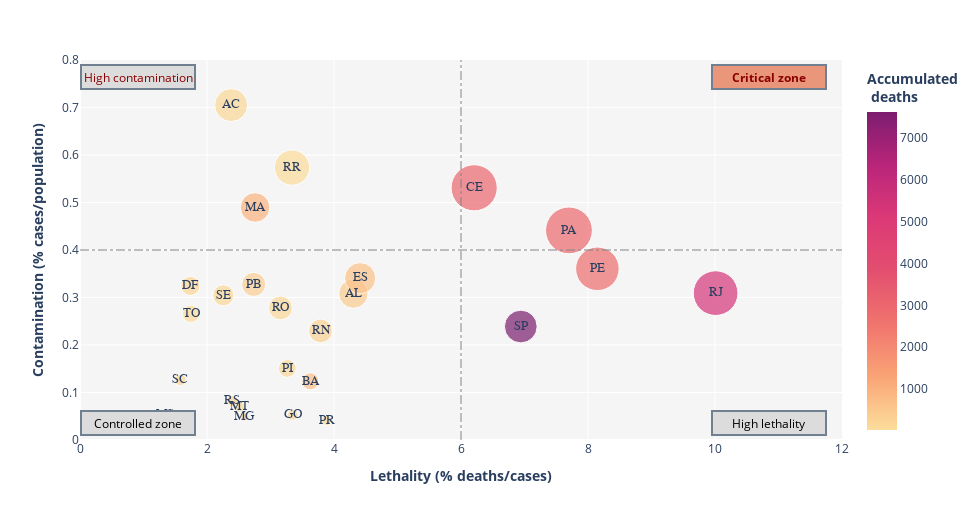

This figure's notebook cell:
### Markdown cell above
#### Generating the Four-Quadrant graphic with English content:

### Code cell
fig = px.scatter(normalCovid, x='lethality_pct', y='contamRate',
                 size='deathRate', color='obitosAcumulado', text='estado',
                 size_max=40, color_continuous_scale='Sunsetdark')

fig.update_traces(textposition='middle center',
                  textfont=dict(family="sans serif",
                                size=13))

fig.update_layout(
    ## Chart general set:
    height=520,
    width=980,
    plot_bgcolor='rgb(245,245,245)',
   # title_text='Relação entre número de casos e letalidade da COVID-19 no Brasil, por estado - 2020.05.22',
    xaxis_title="<b>Lethality (% deaths/cases)</b>",
    yaxis_title="<b>Contamination (% cases/population)</b>",
    hovermode=False,  #Disable the hover information.
    ## Axis ranges:
    xaxis=dict(
        autorange=False,
        range=[0, 12],
        type="linear"
    ),
    yaxis=dict(
        autorange=False,
        range=[0, 0.8],
        type="linear"),
    ## Adjusting the colorbar title:
    coloraxis=dict(
        colorbar=dict(
            title=dict(
                text='<b>Accumulated<br> deaths</b>'
            )
        )),
    ## Vertical and horizontal lines
    shapes=[
        dict(
          type= 'line',
          yref= 'y', y0= 0, y1= 0.8,
          xref= 'x', x0= 6, x1= 6,
          line=dict(
                color="gray",
                width=1,
                dash="dashdot",
                )),
        dict(
          type= 'line',
          yref= 'y', y0= 0.4, y1= 0.4,
          xref= 'x', x0= 0, x1= 12,
          line=dict(
                color="gray",
                width=1,
                dash="dashdot",
                ))
        ],    
    ## Points annotations:
    annotations=[
        go.layout.Annotation(
            text='<b>Critical zone</b>',
            align='center',
            showarrow=False,
            xref='paper',
            yref='paper',
            x=.98,
            y=.99,
            bordercolor='#708090',
            borderwidth=2,
            bgcolor='#E9967A',
            font=dict(
                color='DarkRed'),
            width=110,
            height=20),
        go.layout.Annotation(
            text='High lethality',
            align='center',
            showarrow=False,
            xref='paper',
            yref='paper',
            x=.98,
            y=.01,
            bordercolor='#708090',
            borderwidth=2,
            bgcolor='#DCDCDC',
            font=dict(
                color='black'),
            width=110,
            height=20),
        go.layout.Annotation(
            text='High contamination',
            align='center',
            showarrow=False,
            xref='paper',
            yref='paper',
            x=0,
            y=.99,
            bordercolor='#708090',
            borderwidth=2,
            bgcolor='#DCDCDC',
            font=dict(
                color='DarkRed'),
            width=110,
            height=20),
        go.layout.Annotation(
            text='Controlled zone',
            align='center',
            showarrow=False,
            xref='paper',
            yref='paper',
            x=0,
            y=.01,
            bordercolor='#708090',
            borderwidth=2,
            bgcolor='#DCDCDC',
            font=dict(
                color='black'),
            width=110,
            height=20),
    ]
)

fig.show()

### Figure 1 — Plotly figure (JSON) as saved in the notebook; plotly's stock layout.template omitted (floating-point values rounded to 4 significant figures)
{"data": [{"hovertemplate": "lethality_pct=%{x}<br>contamRate=%{y}<br>deathRate=%{marker.size}<br>estado=%{text}<br>obitosAcumulado=%{marker.color}<extra></extra>", "legendgroup": "", "marker": {"color": [156, 148, 2052, 116, 2923, 222, 73, 955, 161, 3010, 305, 360, 2807, 443, 158, 667, 271, 604, 5344, 7615, 182, 143, 224, 20, 61, 124, 170], "coloraxis": "coloraxis", "size": [0.008778, 0.01678, 0.04951, 0.01915, 0.03398, 0.02625, 0.004641, 0.0135, 0.004919, 0.03296, 0.008697, 0.008959, 0.02937, 0.01327, 0.006873, 0.004485, 0.00128, 0.01503, 0.03095, 0.01658, 0.001592, 0.001996, 0.001969, 0.0007197, 0.001751, 0.001767, 0.005638], "sizemode": "area", "sizeref": 3.094e-05, "symbol": "circle"}, "mode": "markers+text", "name": "", "orientation": "v", "showlegend": false, "text": ["RO", "AC", "AM", "RR", "PA", "AP", "TO", "MA", "PI", "CE", "RN", "PB", "PE", "AL", "SE", "BA", "MG", "ES", "RJ", "SP", "PR", "SC", "RS", "MS", "MT", "GO", "DF"], "textfont": {"family": "sans serif", "size": 13}, "textposition": "middle center", "type": "scatter", "x": [3.157, 2.38, 4.959, 3.339, 7.7, 2.312, 1.748, 2.757, 3.265, 6.208, 3.788, 2.735, 8.148, 4.306, 2.257, 3.627, 2.59, 4.412, 10.01, 6.942, 3.883, 1.582, 2.4, 1.343, 2.511, 3.35, 1.738], "xaxis": "x", "y": [0.2781, 0.7052, 0.9984, 0.5735, 0.4413, 1.135, 0.2655, 0.4896, 0.1506, 0.531, 0.2296, 0.3276, 0.3605, 0.3083, 0.3045, 0.1237, 0.04943, 0.3407, 0.3092, 0.2389, 0.04099, 0.1261, 0.08202, 0.05358, 0.06971, 0.05275, 0.3243], "yaxis": "y"}], "layout": {"annotations": [{"align": "center", "bgcolor": "#E9967A", "bordercolor": "#708090", "borderwidth": 2, "font": {"color": "DarkRed"}, "height": 20, "showarrow": false, "text": "<b>Critical zone</b>", "width": 110, "x": 0.98, "xref": "paper", "y": 0.99, "yref": "paper"}, {"align": "center", "bgcolor": "#DCDCDC", "bordercolor": "#708090", "borderwidth": 2, "font": {"color": "black"}, "height": 20, "showarrow": false, "text": "High lethality", "width": 110, "x": 0.98, "xref": "paper", "y": 0.01, "yref": "paper"}, {"align": "center", "bgcolor": "#DCDCDC", "bordercolor": "#708090", "borderwidth": 2, "font": {"color": "DarkRed"}, "height": 20, "showarrow": false, "text": "High contamination", "width": 110, "x": 0, "xref": "paper", "y": 0.99, "yref": "paper"}, {"align": "center", "bgcolor": "#DCDCDC", "bordercolor": "#708090", "borderwidth": 2, "font": {"color": "black"}, "height": 20, "showarrow": false, "text": "Controlled zone", "width": 110, "x": 0, "xref": "paper", "y": 0.01, "yref": "paper"}], "coloraxis": {"colorbar": {"title": {"text": "<b>Accumulated<br> deaths</b>"}}, "colorscale": [[0, "rgb(252, 222, 156)"], [0.1667, "rgb(250, 164, 118)"], [0.3333, "rgb(240, 116, 110)"], [0.5, "rgb(227, 79, 111)"], [0.6667, "rgb(220, 57, 119)"], [0.8333, "rgb(185, 37, 122)"], [1, "rgb(124, 29, 111)"]]}, "height": 520, "hovermode": false, "legend": {"itemsizing": "constant", "tracegroupgap": 0}, "margin": {"t": 60}, "plot_bgcolor": "rgb(245,245,245)", "shapes": [{"line": {"color": "gray", "dash": "dashdot", "width": 1}, "type": "line", "x0": 6, "x1": 6, "xref": "x", "y0": 0, "y1": 0.8, "yref": "y"}, {"line": {"color": "gray", "dash": "dashdot", "width": 1}, "type": "line", "x0": 0, "x1": 12, "xref": "x", "y0": 0.4, "y1": 0.4, "yref": "y"}], "width": 980, "xaxis": {"anchor": "y", "autorange": false, "domain": [0, 1], "range": [0, 12], "title": {"text": "<b>Lethality (% deaths/cases)</b>"}, "type": "linear"}, "yaxis": {"anchor": "x", "autorange": false, "domain": [0, 1], "range": [0, 0.8], "title": {"text": "<b>Contamination (% cases/population)</b>"}, "type": "linear"}}}
